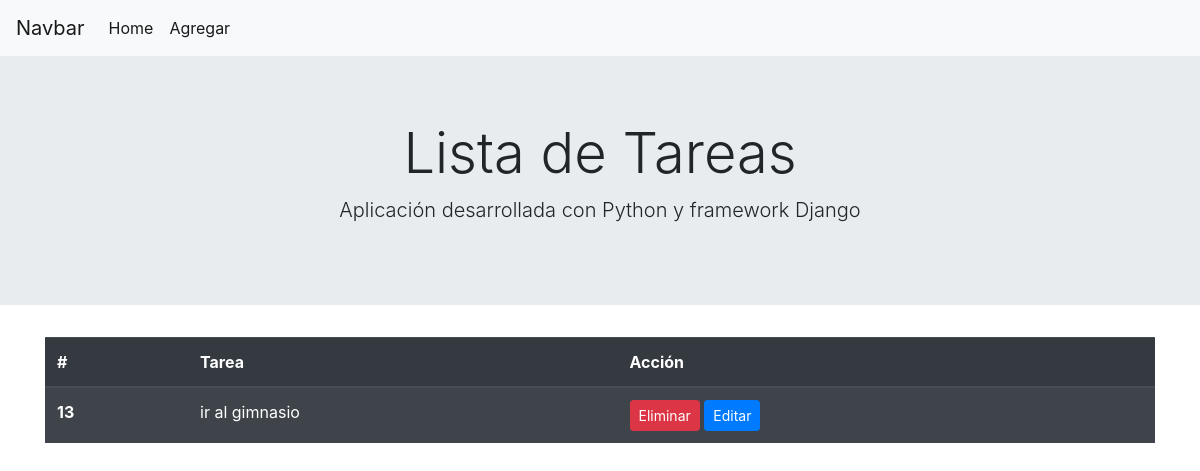
Before: / with the older database file.
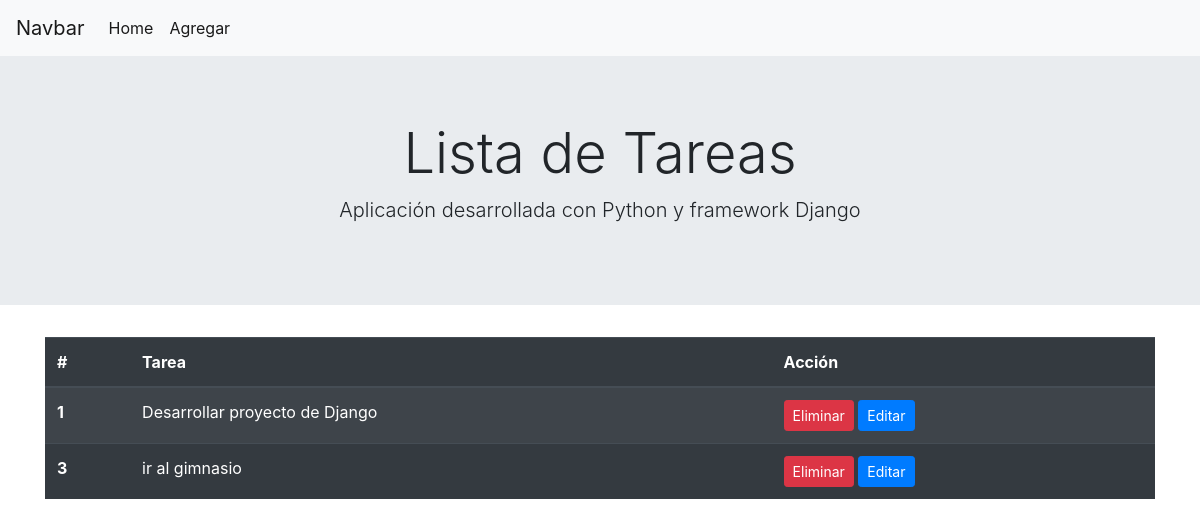
After: the same page with the newer database file.
### todo/models.py (models this page shows)
class Tarea(models.Model):
    tarea = models.CharField(max_length=100)
    def __str__(self):
        return self.tarea

### todo/views.py (the view)
# urls.py: 2. Add a URL to urlpatterns:  path('', views.home, name='home')
def home(request):
    tareas = Tarea.objects.all()
    context = {'tareas': tareas}
    return render(request, 'todo/home.html', context)

### todo/Templates/todo/home.html
{% extends 'todo/layout.html' %}
{% block content %}
<div class="container">
<table class="table table-striped table-dark">
    <thead>
        <tr>
            <th scope="col">#</th>
            <th scope="col">Tarea</th>
            <th scope="col">Acción</th>
        </tr>
    </thead>
    <tbody>
        {% for tarea in tareas %}
        <tr>
            <th scope="row">{{ tarea.id }}</th>
            <td>{{ tarea }}</td>
            <td>
                <a class='btn btn-danger btn-sm' href="{% url 'eliminar' tarea.id %}">Eliminar</a>
                <a class='btn btn-primary btn-sm' href="{% url 'editar' tarea.id %}">Editar</a>
            </td>
        </tr>
        {% endfor %}
    </tbody>
</table>
</div>
{% endblock %}

### todo/Templates/todo/layout.html (shortened to what this page needs)
<!doctype html>
<html lang="es">
  <head>
    <link rel="stylesheet" href="https://cdn.jsdelivr.net/npm/bootstrap@4.6.2/dist/css/bootstrap.min.css">
  </head>
  <body>
    <nav class="navbar navbar-expand-lg navbar-light bg-light">
        <a class="navbar-brand" href="#">Navbar</a>
        <div class="collapse navbar-collapse" id="navbarNav">
            <ul class="navbar-nav">
                <li class="nav-item">
                    <a class="nav-link active" href="{% url 'home' %}">Home</a>
                </li>
                <li class="nav-item">
                    <a class="nav-link active" href="{% url 'agregar' %}">Agregar</a>
                </li>
            </ul>
        </div>
        </nav>
        <div class="jumbotron jumbotron-fluid">
            <div class="container text-center">
                <h1 class="display-4">Lista de Tareas</h1>
                <p class="lead">Aplicación desarrollada con Python y framework Django</p>
            </div>
        </div>
    {% block content%}
    {% endblock %}
  </body>
</html>

Changed rows visible on the page:
removed Tarea: id "13", tarea "ir al gimnasio"
added Tarea: id "1", tarea "Desarrollar proyecto de Django"
added Tarea: id "3", tarea "ir al gimnasio"
